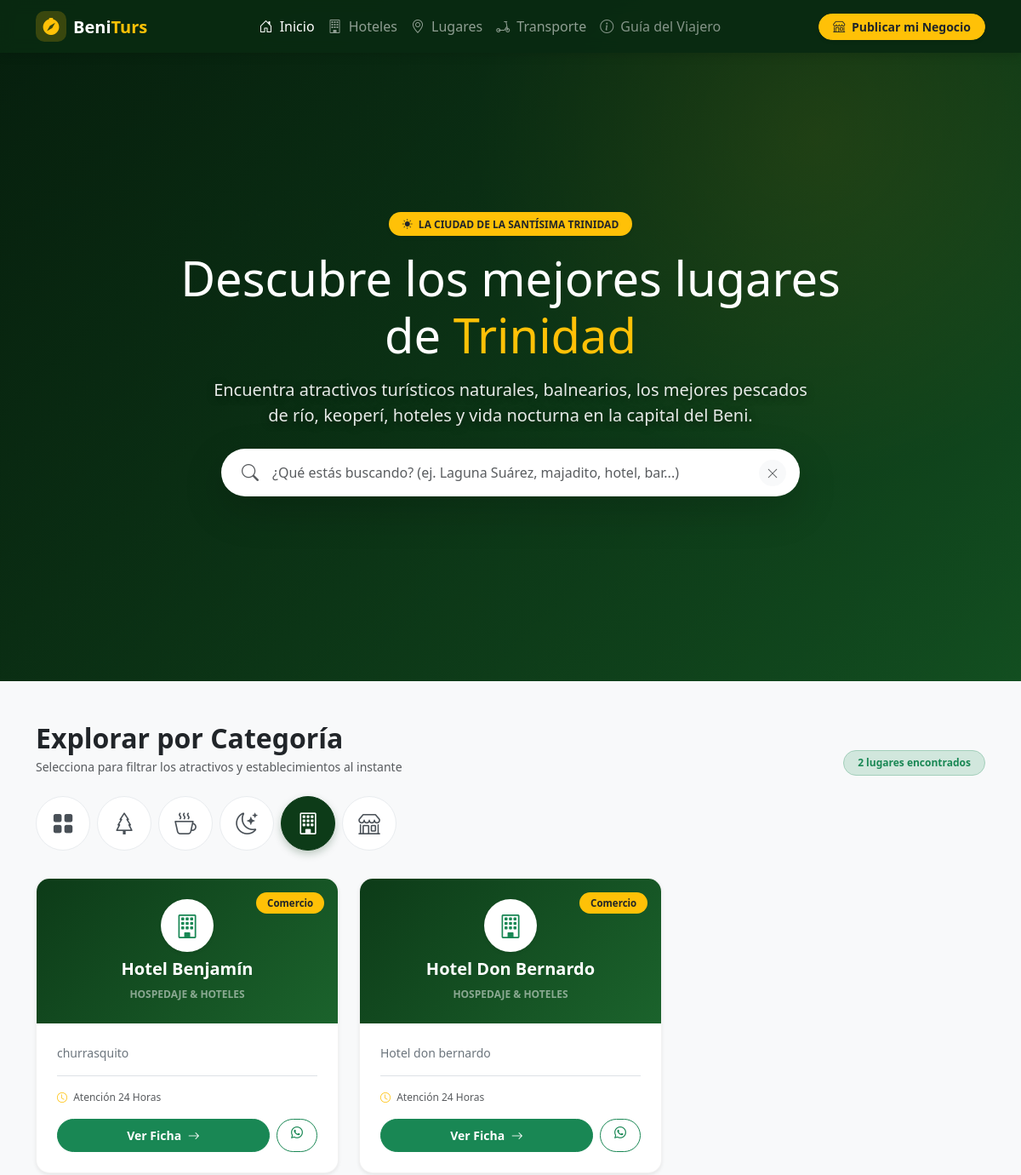
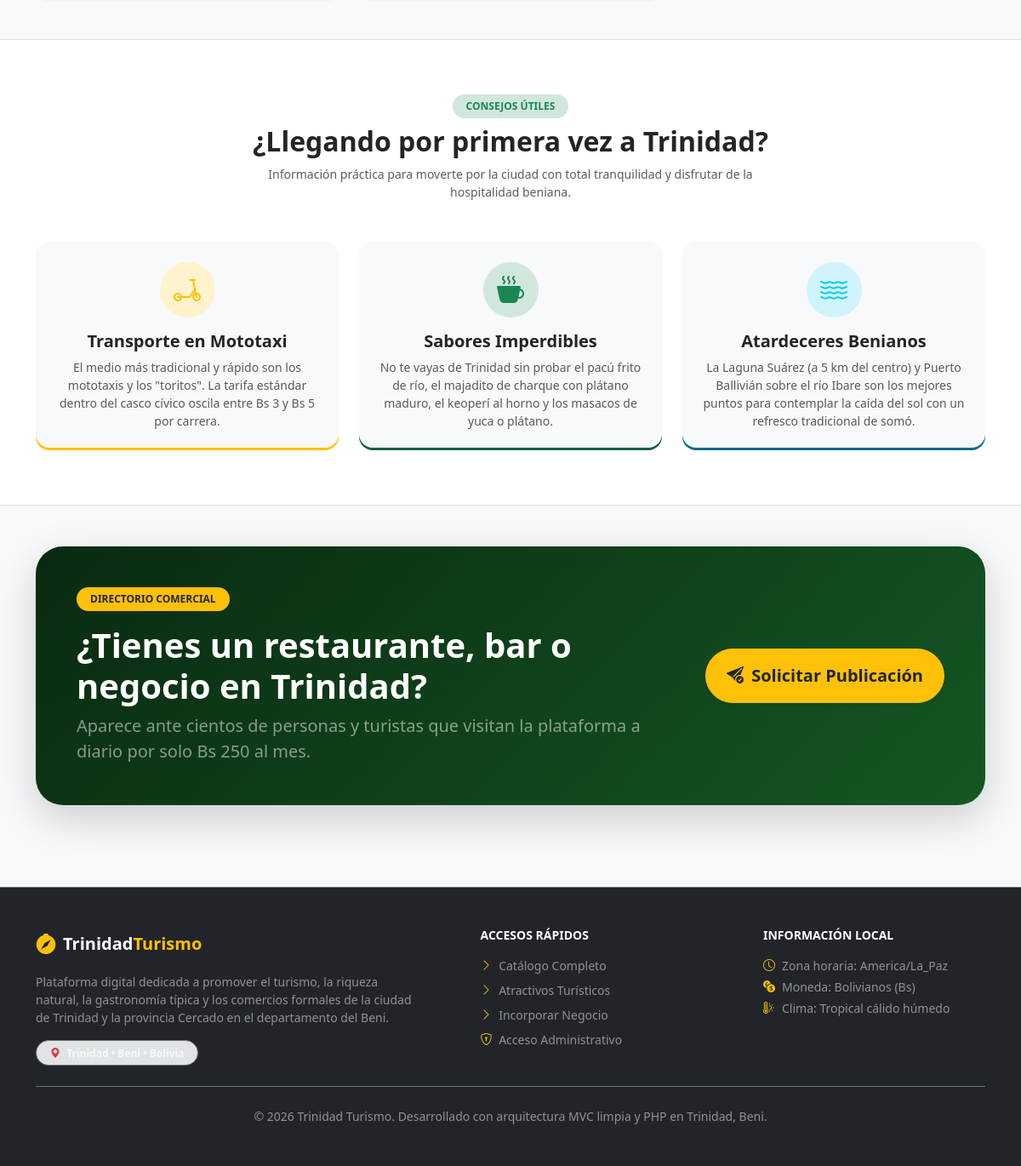
Page /public/?categoria=hospedaje-hoteles on the committed database (2 pictures, top to bottom).
### tables this page shows
CREATE TABLE `categorias` (
  `id_categoria` int(11) NOT NULL,
  `nombre` varchar(100) NOT NULL,
  `slug` varchar(100) NOT NULL,
  `descripcion` varchar(255) DEFAULT NULL,
  `icono` varchar(50) NOT NULL DEFAULT 'bi-tag',
  `tipo_defecto` enum('PUBLICO','COMERCIAL') NOT NULL DEFAULT 'COMERCIAL',
  `activo` tinyint(1) NOT NULL DEFAULT 1,
  `created_at` timestamp NOT NULL DEFAULT current_timestamp()
);

CREATE TABLE `lugares` (
  `id_lugar` int(11) NOT NULL,
  `id_categoria` int(11) NOT NULL,
  `id_solicitud_origen` int(11) DEFAULT NULL,
  `nombre` varchar(150) NOT NULL,
  `slug` varchar(160) NOT NULL,
  `descripcion` text NOT NULL,
  `direccion` varchar(255) NOT NULL,
  `referencia_ubicacion` varchar(255) DEFAULT NULL,
  `coordenadas_gps` varchar(100) DEFAULT NULL,
  `telefono_contacto` varchar(50) DEFAULT NULL,
  `whatsapp_contacto` varchar(50) DEFAULT NULL,
  `email_contacto` varchar(120) DEFAULT NULL,
  `horario_atencion` varchar(200) DEFAULT NULL,
  `tipo_lugar` enum('PUBLICO','COMERCIAL') NOT NULL,
  `created_at` timestamp NOT NULL DEFAULT current_timestamp(),
  `updated_at` timestamp NOT NULL DEFAULT current_timestamp() ON UPDATE current_timestamp()
);

### app/Views/publico/catalogo/index.php (the view, shortened to what the rows shown need)
<section class="hero-trinidad text-white position-relative">
    <div class="container hero-content py-5">
        <div class="row justify-content-center text-center">
            <div class="col-xl-9">
                <h1 class="display-4 fw-extrabold mb-3 text-white">
                    Descubre los mejores lugares de <span class="text-warning text-highlight">Trinidad</span>
                </h1>
            </div>
        </div>
    </div>
</section>
<section class="container py-5" id="explorar">
    <div class="d-flex justify-content-between align-items-end flex-wrap gap-3 mb-4">
        <div>
            <h2 class="fw-bold text-dark mb-1">Explorar por Categoría</h2>
        </div>
    </div>
    <div class="d-flex flex-wrap gap-2 mb-4 category-chips-container pb-2">
        <?php foreach ($categorias as $c): ?>
            <button class="chip-filter<?= $categoriaSeleccionada === (int)$c['id_categoria'] ? ' active' : '' ?>" data-categoria="<?= $c['id_categoria'] ?>" aria-label="<?= htmlspecialchars($c['nombre']) ?>" title="<?= htmlspecialchars($c['nombre']) ?>">
                <i class="bi <?= htmlspecialchars($c['icono']) ?>" aria-hidden="true"></i>
            </button>
        <?php endforeach; ?>
    </div>
    <div class="row g-4" id="contenedorLugares">
        <?php if (!empty($lugares)): ?>
            <?php foreach ($lugares as $lug): ?>
                <div class="col-md-6 col-lg-4 item-lugar">
                    <div class="card h-100 border-0 shadow-sm rounded-4 overflow-hidden place-card">
                        <?php if (!empty($lug['imagen'])): ?>
                            <div class="position-relative" style="height: 200px; background-color: #092611;">
                                <img src="<?= htmlspecialchars($baseUrl) ?>/imagen?f=<?= urlencode($lug['imagen']) ?>"
                                     alt="<?= htmlspecialchars($lug['nombre']) ?>"
                                     class="w-100 h-100 object-fit-cover">
                                <span class="badge <?= $lug['tipo_lugar'] === 'PUBLICO' ? 'badge-publico' : 'badge-comercio' ?> position-absolute top-0 end-0 m-3 rounded-pill fw-bold shadow-sm">
                                    <?= $lug['tipo_lugar'] === 'PUBLICO' ? 'Gratuito' : 'Comercio' ?>
                                </span>
                            </div>
                        <?php else: ?>
                            <div class="card-header-place p-4 text-white text-center position-relative">
                                <span class="badge <?= $lug['tipo_lugar'] === 'PUBLICO' ? 'badge-publico' : 'badge-comercio' ?> position-absolute top-0 end-0 m-3 rounded-pill fw-bold">
                                    <?= $lug['tipo_lugar'] === 'PUBLICO' ? 'Gratuito' : 'Comercio' ?>
                                </span>
                                <div class="place-icon-bubble mx-auto mb-2 shadow-sm">
                                    <i class="bi <?= htmlspecialchars($lug['categoria_icono']) ?> fs-3 text-success"></i>
                                </div>
                                <h5 class="fw-bold mb-1 text-white text-truncate"><?= htmlspecialchars($lug['nombre']) ?></h5>
                                <span class="extra-small text-white-50 text-uppercase fw-semibold tracking-wide">
                                    <?= htmlspecialchars($lug['categoria']) ?>
                                </span>
                            </div>
                        <?php endif; ?>
                        <div class="card-body p-4 d-flex flex-column">
                            <p class="card-text text-secondary small flex-grow-1 line-clamp-3 mb-3">
                                <?= htmlspecialchars(mb_strimwidth($lug['descripcion'], 0, 140, '...')) ?>
                            </p>
                            <?php if (!empty($lug['horario_atencion'])): ?>
                                <div class="place-meta border-top pt-3 mb-3 small">
                                    <div class="text-muted extra-small text-truncate">
                                        <i class="bi bi-clock me-1 text-warning"></i> <?= htmlspecialchars($lug['horario_atencion']) ?>
                                    </div>
                                </div>
                            <?php endif; ?>
                            <div class="d-flex gap-2">
                                <a href="<?= htmlspecialchars($baseUrl) ?>/catalogo/detalle?slug=<?= urlencode($lug['slug']) ?>"
                                   class="btn btn-success rounded-pill w-100 fw-semibold btn-sm py-2">
                                    Ver Ficha <i class="bi bi-arrow-right ms-1"></i>
                                </a>
                                <?php if (!empty($lug['whatsapp_contacto'])):
                                    $wa = preg_replace('/[^0-9]/', '', $lug['whatsapp_contacto']);
                                ?>
                                    <a href="https://wa.me/<?= $wa ?>" target="_blank" rel="noopener noreferrer"
                                       class="btn btn-outline-success rounded-pill btn-sm px-3" title="Contactar por WhatsApp">
                                        <i class="bi bi-whatsapp"></i>
                                    </a>
                                <?php endif; ?>
                            </div>
                        </div>
                    </div>
                </div>
            <?php endforeach; ?>
        <?php endif; ?>
    </div>
</section>
<section class="bg-white py-5 border-top border-bottom" id="guia-trinidad">
    <div class="container py-3">
        <div class="text-center mb-5">
            <h2 class="fw-bold text-dark">¿Llegando por primera vez a Trinidad?</h2>
        </div>
    </div>
</section>
<section class="container py-5" id="unirse">
    <div class="card border-0 rounded-5 p-4 p-md-5 hero-cta text-white shadow-lg overflow-hidden position-relative">
        <div class="row align-items-center gy-4 position-relative" style="z-index: 2;">
            <div class="col-lg-8 text-center text-lg-start">
                <h2 class="display-6 fw-bold mb-2">¿Tienes un restaurante, bar o negocio en Trinidad?</h2>
            </div>
        </div>
    </div>
</section>

### rows in the picture
lugares: tipo_lugar "Comercio", nombre "Hotel Benjamín", id_categoria.nombre "HOSPEDAJE & HOTELES", descripcion "churrasquito", horario_atencion "Atención 24 Horas"
lugares: tipo_lugar "Comercio", nombre "Hotel Don Bernardo", id_categoria.nombre "HOSPEDAJE & HOTELES", descripcion "Hotel don bernardo", horario_atencion "Atención 24 Horas"

### other values in the picture
count($lugares) "2"
